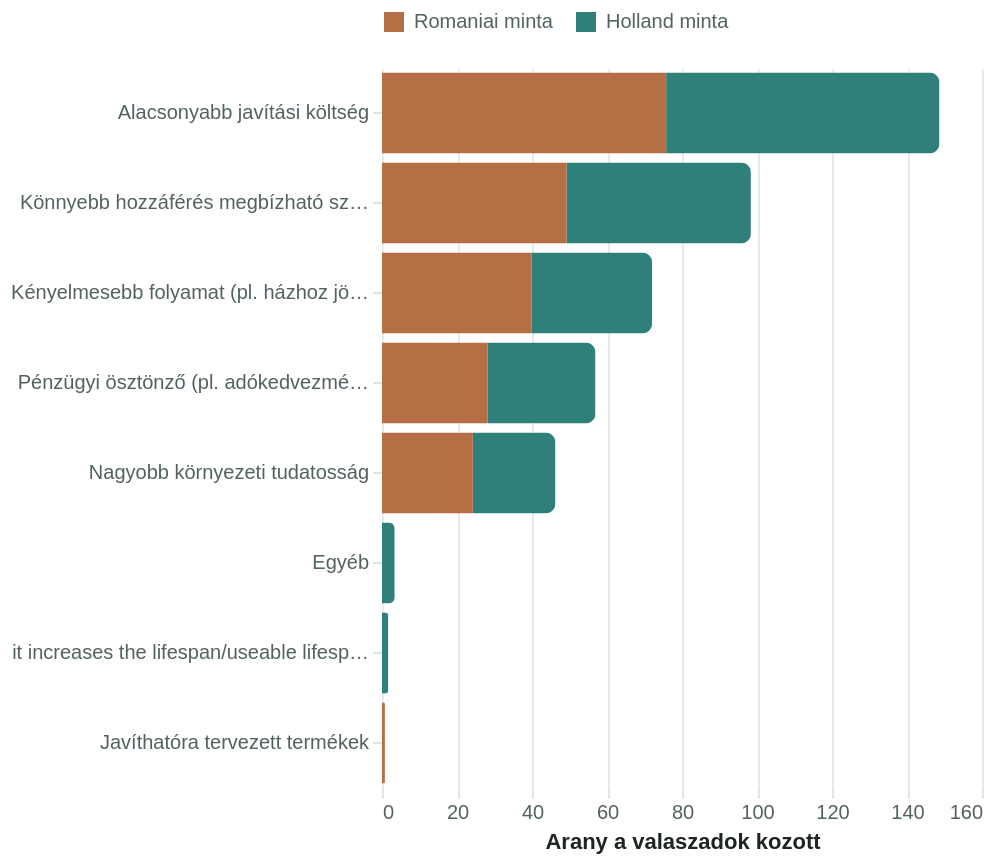

Vega-Lite specification for this chart:
### Vega-Lite specification from a JSON file in a GitHub repository (floating-point values rounded to 4 significant figures; data arrays with more than 128 entries replaced by an {"elided": "..."} marker saying what was removed)
{"config": {"view": {"continuousWidth": 300, "continuousHeight": 300, "stroke": null}, "axis": {"domain": false, "gridColor": "rgba(36, 92, 69, 0.12)", "labelColor": "#52635d", "tickColor": "rgba(36, 92, 69, 0.16)", "titleColor": "#1d2522"}, "legend": {"labelColor": "#52635d", "orient": "top", "titleColor": "#1d2522"}}, "data": {"name": "data-bf42b6aa81aba7736a3e3160f7d44fae"}, "mark": {"type": "bar", "cornerRadiusEnd": 5}, "encoding": {"color": {"field": "analysis_group", "scale": {"domain": ["Romaniai minta", "Holland minta"], "range": ["#b66f45", "#2f7f7b"]}, "title": null, "type": "nominal"}, "tooltip": [{"field": "analysis_group", "type": "nominal"}, {"field": "answer", "type": "nominal"}, {"field": "count", "title": "Elemszam (hatteradat)", "type": "quantitative"}, {"field": "share", "format": ".1f", "type": "quantitative"}], "x": {"field": "share", "title": "Arany a valaszadok kozott", "type": "quantitative"}, "y": {"field": "answer", "sort": "-x", "title": null, "type": "nominal"}}, "height": 360, "params": [{"name": "question_filter", "bind": {"input": "select", "options": ["Javitasi motivaciok", "Leadasi motivaciok", "Leadasi akadalyok", "Nagy eszkoz javitasi akadaly", "IT eszkoz javitasi akadaly", "Kis eszkoz javitasi akadaly", "Nagy eszkoz eletciklus vege", "IT eszkoz eletciklus vege", "Kis eszkoz eletciklus vege"], "name": "Kerdes: "}, "value": "Javitasi motivaciok"}, {"name": "product_filter", "bind": {"input": "select", "options": ["Minden", "Nagy eszkozok", "Szemelyes IT", "Kis eszkozok"], "name": "Termekkategoria: "}, "value": "Minden"}], "transform": [{"filter": "((datum.question === question_filter) && (datum.product === product_filter))"}], "width": "container", "$schema": "https://vega.github.io/schema/vega-lite/v6.4.1.json", "datasets": {"data-bf42b6aa81aba7736a3e3160f7d44fae": {"elided": "268 records"}}}
